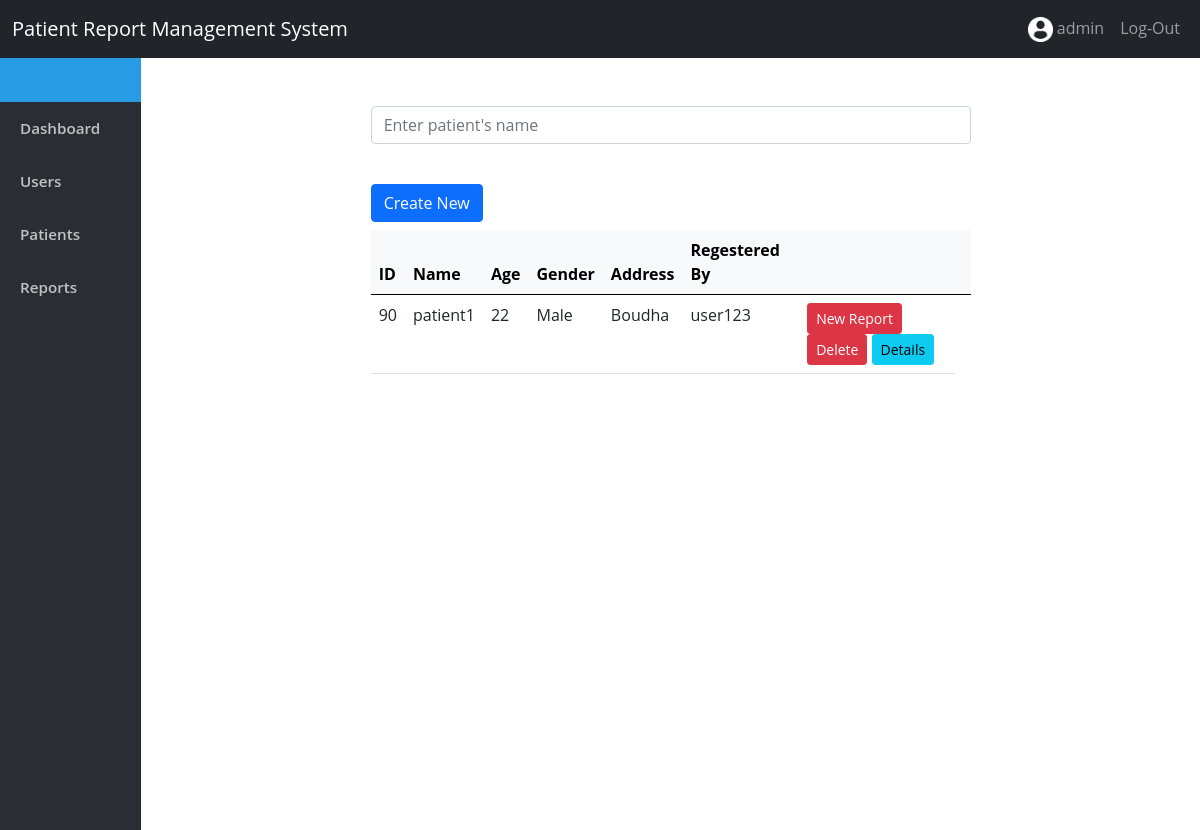
/admin.php?PageName=viewPatient (signed in), run on the app's committed database.
### tables this page shows
CREATE TABLE `patient` (
  `Id` int(11) NOT NULL,
  `email` varchar(52) DEFAULT NULL,
  `name` varchar(52) NOT NULL,
  `age` int(11) NOT NULL,
  `address` varchar(52) NOT NULL,
  `phoneNumber` bigint(10) DEFAULT NULL,
  `Height` float DEFAULT NULL,
  `Weight` float DEFAULT NULL,
  `BloodGroup` varchar(5) DEFAULT NULL,
  `gender` varchar(10) NOT NULL,
  `dateOfBirth` date DEFAULT NULL,
  `registeredBy` int(11) NOT NULL
);

CREATE TABLE `users` (
  `Id` int(11) NOT NULL,
  `name` varchar(52) NOT NULL,
  `email` varchar(52) NOT NULL,
  `phoneNumber` bigint(10) NOT NULL,
  `DOB` date NOT NULL,
  `password` varchar(52) NOT NULL,
  `userType` varchar(6) NOT NULL,
  `ishidden` tinyint(1) NOT NULL DEFAULT 0
);

### php/viewPatient.php (the view, shortened to what this page needs)
<div class="input-group mt-5 mx-auto w-50 pb-3">
  <input type="text" class="form-control rounded" id="search" onkeyup="searchFunction()"  placeholder="Enter patient's name" />
  <br>
</div>
<div class="tableFixHead w-50 mx-auto  mt-4">
<?php
if($_SESSION["UserType"] == "Admin")
{
  echo '<a class="btn btn-primary mx-auto mb-2" href="./admin.php?PageName=createNew" role="button">Create New</a>';
}
?>
  <table id="myTable" class="table mx-auto">
    <thead class="table-light">
      <tr>
        <th scope="col">ID</th>
        <th scope="col">Name</th>
        <th scope="col">Age</th>
        <th scope="col">Gender</th>
        <th scope="col">Address</th>
        <th scope="col">Regestered By</th>
        <th scope="col"><th>
      </tr>
    </thead>
    <tbody>
    <?php
        $sql ="SELECT patient.Id, patient.name, patient.age, patient.gender,patient.address, users.name as uname from patient
        join users on users.id = patient.registeredBy";
        $result = mysqli_query($conn,$sql) or die(mysqli_error($conn));
        $url = basename($_SERVER['PHP_SELF']);
            while($row=mysqli_fetch_assoc($result))
            {
              echo "<tr>";
              echo '<td scope="col">' . $row["Id"] . '</td>';
               echo '<td scope="col">' . $row["name"] . '</td>';
               echo '<td scope="col">' . $row["age"] . '</td>';
               echo '<td scope="col">' . $row["gender"] . '</td>';
               echo '<td scope="col">' . $row["address"] . '</td>';
               echo '<td scope="col">' . $row["uname"] . '</td>';
               echo '<td scope="col">';
                 echo '
                 <form method="POST" action="./'.$url.'?PageName=';
                 if($_SESSION["UserType"] == "Doctor"){
                   echo 'createReport"> ';
                 }
                 else{
                  echo 'report"> ';
                 }
                 echo '
                 <button type="submit" name="id" value="'.$row["Id"] .'" class="btn btn-danger btn-sm">New Report</button>
                 ';
                 $url = basename($_SERVER['PHP_SELF']);
               if($_SESSION["UserType"] == "Admin")
               {
                 echo '<a id='.$row['Id'].' class="delete btn btn-danger btn-sm">Delete</a>
                 ';
               }
               echo '
               <a href="./'.$url.'?PageName=patientDetails&id='.$row["Id"] .'" class="btn btn-info btn-sm">Details</a>
               </td></tr>
               </form>';
            }
      ?>
    </tbody>
  </table>
</div>

### Css/main.css (style rules this page uses)
html, body { font-family: 'Open Sans', sans-serif; height: 100%; }
.tableFixHead { overflow-y: auto; height: 600px; }
.tableFixHead thead th { position: sticky; top: 0; }
table { border-collapse: collapse; width: 100%; }

### admin.php (style rules this page uses)
.tableFixHead { overflow-y: auto; height: 600px; }
.tableFixHead thead th { position: sticky; top: 0; }
table { border-collapse: collapse; width: 100%; }

### data on the page
patient: Id "90", name "patient1", age "22", gender "Male", address "Boudha", registeredBy.name "user123"

### other printed values
$_SESSION["name"] "admin"
